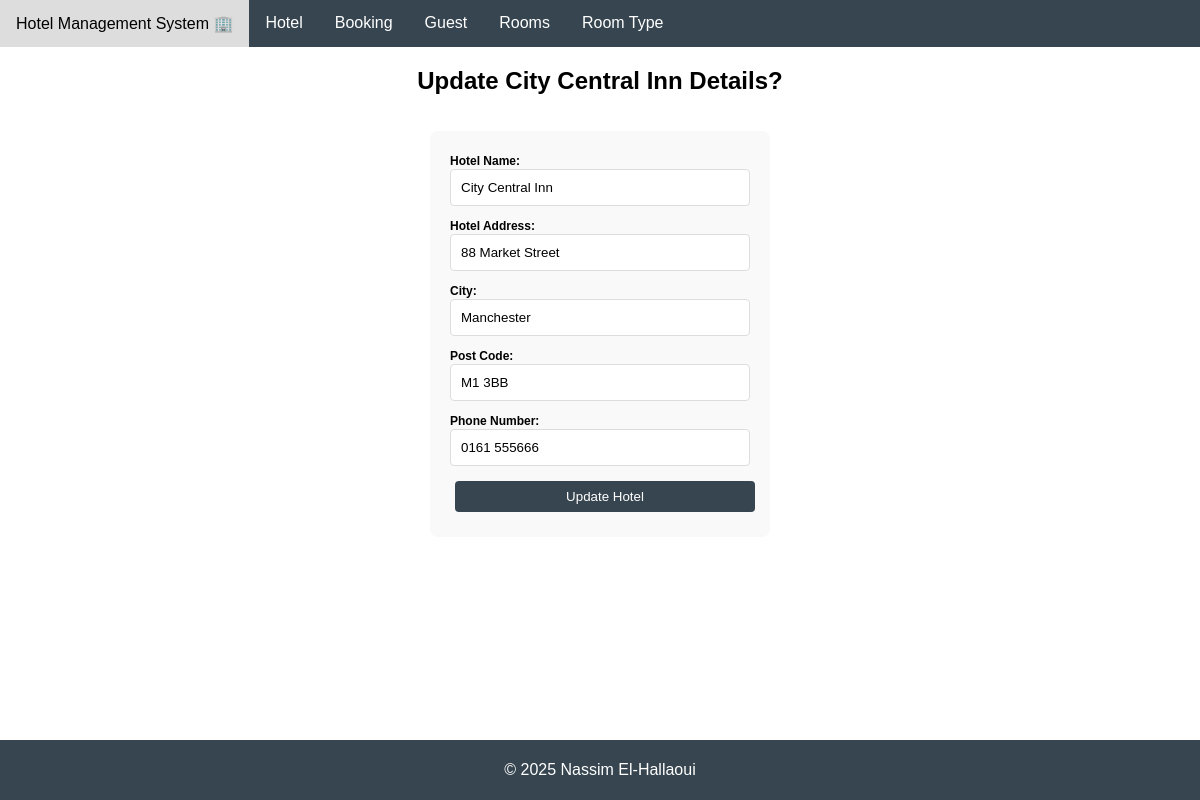
The page /updateHotel.php?hotelID=2 on the database its author committed.
### tables this page shows
CREATE TABLE HOTEL(
    hotelID INTEGER PRIMARY KEY AUTOINCREMENT,
    hotelName TEXT NOT NULL,
    hotelAddress TEXT NOT NULL,
    city TEXT NOT NULL,
    postcode TEXT NOT NULL,
    hotelTelNo TEXT NOT NULL
);

### functions.php (called while the page is built, shortened)
<?php
function viewHotel($hotelID)
{
    $db = db_connect();
    $stmt = $db->prepare("SELECT * FROM HOTEL WHERE hotelID = :id");
    $stmt->bindValue(":id", $hotelID, SQLITE3_INTEGER);
    $result = $stmt->execute();
    $hotel_detail = [];
    while ($row = $result->fetchArray(SQLITE3_NUM)) {
        $hotel_detail[] = $row;
    }
    return $hotel_detail;
}
?>

### updateHotel.php (the view, shortened to what this page needs)
<!DOCTYPE html>
<html lang="en">
<head>
    <link rel="stylesheet" href="style.css">
</head>
<body>
    <?php include "navbar.php";
    require_once "functions.php";
    $hotel_ID = $_GET["hotelID"];
    $hotel1 = viewHotel($hotel_ID);
    ?>
    <div>
        <h2 class="centered-header">Update <?php echo $hotel1[0][1] ?> Details?</h2>
    </div>
    <div class="main">
         <form method="post">
           <label class=amazing-text for="Hotel Name:">Hotel Name:</label>
           <input type="text" id="hotel-name" name="hotel-name" value="<?php echo $hotel1[0][1] ?>" required>
           <label class=amazing-text for="Hotel Address:">Hotel Address:</label>
           <input type="text" id="hotel-address" name="hotel-address" value="<?php echo $hotel1[0][2] ?>" required>
            <label class=amazing-text for="City:">City:</label>
           <input type="text" id="city" name="city" value="<?php echo $hotel1[0][3] ?>" required>
            <label class=amazing-text for="Post Code:">Post Code:</label>
           <input type="text" id="postCode" name="postCode" value="<?php echo $hotel1[0][4] ?>" required>
           <label class=amazing-text for="Phone Number:">Phone Number:</label>
           <input type="text" id="phone" name="phone" value="<?php echo $hotel1[0][5] ?>" required>
           <button type="submit" name="updateHotel">Update Hotel</button>
         </form>
    </div>
    <?php include 'footer.php'; ?>
</body>
</html>

### style.css (style rules this page uses)
body { font-family: Arial, sans-serif; display: flex; flex-direction: column; min-height: 100vh; margin: 0; }
.main { flex: 1; padding: 1rem; }
.amazing-text { font-size: 12px; font-weight: bold; color: black; }
.centered-header { text-align: center; }
form { width: 300px; margin: 0 auto; padding: 20px; background: #f9f9f9; border-radius: 8px; }
input[type="text"], input[type="date"], input[type="email"], input[type="number"] { width: calc(100% - 22px); padding: 10px; margin-bottom: 10px; border: 1px solid #ddd; border-radius: 4px; }
button { width: 100%; padding: 10px; background-color: rgb(54,69,79); color: white; border: none; border-radius: 4px; cursor: pointer; }
button { padding: 8px 15px; margin: 5px; border: none; border-radius: 4px; color: white; background-color: rgb(54,69,79); cursor: pointer; transition: background-color 0.3s ease; }

### rows shown on the page
hotel: hotelName "City Central Inn", hotel-name "City Central Inn", hotel-address "88 Market Street", city "Manchester", postCode "M1 3BB", phone "0161 555666"
